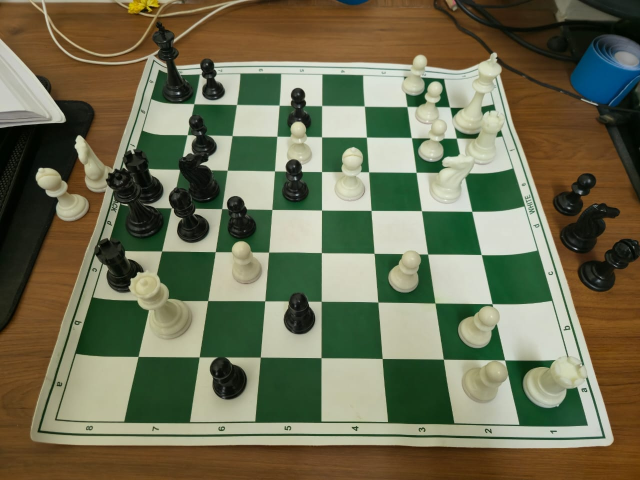
#> input picture 1.jpeg, 1280 x 960 px (shown at 1/2 size)
$ jupyter execute version3.ipynb   (shell and % lines are left out)
#> lines starting #> are read from the running program, lines starting #| are printed output that depends on the picture; after the words box and inside, x2 and y2 are one past the last pixel; in counts of white or black regions, pixels touching at a corner belong together
<a href="https://colab.research.google.com/github/Teja5164/Chess_pieces_detectionusingYOLOv8/blob/main/version3.ipynb" target="_parent"></a>

[cell 1]
import cv2
import numpy as np
import matplotlib.pyplot as plt
import chess

def show_image(img, title="Image"):
    plt.figure(figsize=(6,6))
    plt.imshow(cv2.cvtColor(img, cv2.COLOR_BGR2RGB))
    plt.title(title)
    plt.axis('off')
    plt.show()

[cell 2]
def debug_show_threshold_and_contours(img):
    gray = cv2.cvtColor(img, cv2.COLOR_BGR2GRAY)
    blur = cv2.GaussianBlur(gray, (5,5), 0)

    # Try adaptive threshold; you can switch to simple threshold if needed
    thresh = cv2.adaptiveThreshold(blur, 255, cv2.ADAPTIVE_THRESH_GAUSSIAN_C,
                                   cv2.THRESH_BINARY_INV, 11, 2)
    # Show thresholded image
    show_image(cv2.cvtColor(thresh, cv2.COLOR_GRAY2BGR), "Thresholded Image")

    contours, _ = cv2.findContours(thresh, cv2.RETR_EXTERNAL, cv2.CHAIN_APPROX_SIMPLE)
    # Draw all contours on a copy of original image
    img_contours = img.copy()
    cv2.drawContours(img_contours, contours, -1, (0,255,0), 2)
    show_image(img_contours, "All Contours")

    return contours

[cell 3]
def find_board(image):
    gray = cv2.cvtColor(image, cv2.COLOR_BGR2GRAY)
    blur = cv2.GaussianBlur(gray, (5,5), 0)
    thresh = cv2.adaptiveThreshold(blur, 255, cv2.ADAPTIVE_THRESH_GAUSSIAN_C,
                                   cv2.THRESH_BINARY_INV, 11, 2)
    cnts, _ = cv2.findContours(thresh, cv2.RETR_EXTERNAL, cv2.CHAIN_APPROX_SIMPLE)
    print(f"Total contours found: {len(cnts)}")

    big_contours = [c for c in cnts if cv2.contourArea(c) > 5000]
    big_contours = sorted(big_contours, key=cv2.contourArea, reverse=True)

    board_cnt = None

    # Try multiple approximation epsilon values for best 5 big contours
    for c in big_contours[:5]:
        peri = cv2.arcLength(c, True)
        for epsilon_factor in [0.02, 0.03, 0.04]:
            approx = cv2.approxPolyDP(c, epsilon_factor * peri, True)
            if len(approx) == 4:
                board_cnt = approx
                break
        if board_cnt is not None:
            break

    if board_cnt is None:
        print("No suitable 4-corner board contour found.")
        print("Trying fallback with largest contour bounding rect.")
        largest_contour = big_contours[0]
        x, y, w, h = cv2.boundingRect(largest_contour)
        board_cnt = np.array([
            [[x, y]],
            [[x + w, y]],
            [[x + w, y + h]],
            [[x, y + h]]
        ], dtype=np.int32)

    # Order points
    def order_points(pts):
        pts = pts.reshape(4,2)
        s = pts.sum(axis=1)
        diff = np.diff(pts, axis=1)
        ordered = np.zeros((4,2), dtype="float32")
        ordered[0] = pts[np.argmin(s)]
        ordered[2] = pts[np.argmax(s)]
        ordered[1] = pts[np.argmin(diff)]
        ordered[3] = pts[np.argmax(diff)]
        return ordered

    pts = order_points(board_cnt)
    side = max([
        np.linalg.norm(pts[0] - pts[1]),
        np.linalg.norm(pts[1] - pts[2]),
        np.linalg.norm(pts[2] - pts[3]),
        np.linalg.norm(pts[3] - pts[0]),
    ])
    dst = np.array([[0,0],[side-1,0],[side-1,side-1],[0,side-1]], dtype="float32")
    M = cv2.getPerspectiveTransform(pts, dst)
    warped = cv2.warpPerspective(image, M, (int(side), int(side)))
    return warped

[cell 4]
def split_board_into_squares(board_img):
    height, width = board_img.shape[:2]
    sq_size = height // 8
    squares = []

    for r in range(8):
        row_squares = []
        for c in range(8):
            x_start = c * sq_size
            y_start = r * sq_size
            square_img = board_img[y_start:y_start+sq_size, x_start:x_start+sq_size]
            row_squares.append(square_img)
        squares.append(row_squares)

    return squares

[cell 5]
def make_templates():
    templates = {}
    size = 50
    radius = 15

    wp = np.zeros((size, size), dtype=np.uint8)
    cv2.circle(wp, (size//2, size//2), radius, 255, -1)  # white pawn

    bp = np.zeros((size, size), dtype=np.uint8)
    cv2.circle(bp, (size//2, size//2), radius, 200, -1)  # black pawn

    templates['P'] = wp
    templates['p'] = bp

    return templates

[cell 6]
def detect_piece(sq_img, templates):
    gray = cv2.cvtColor(sq_img, cv2.COLOR_BGR2GRAY)
    blur = cv2.GaussianBlur(gray, (3, 3), 0)
    _, thresh = cv2.threshold(blur, 60, 255, cv2.THRESH_BINARY_INV)

    best_val = 0
    piece_found = None

    for piece, templ in templates.items():
        res = cv2.matchTemplate(thresh, templ, cv2.TM_CCOEFF_NORMED)
        _, max_val, _, _ = cv2.minMaxLoc(res)
        if max_val > best_val and max_val > 0.5:
            best_val = max_val
            piece_found = piece

    return piece_found if piece_found else "unknown"

[cell 7]
def make_fen(board_list):
    fen_rows = []
    for row in board_list:
        fen_row = ""
        empty_count = 0
        for sq in row:
            if sq == "unknown" or sq is None:
                empty_count += 1
            else:
                if empty_count > 0:
                    fen_row += str(empty_count)
                    empty_count = 0
                fen_row += sq
        if empty_count > 0:
            fen_row += str(empty_count)
        fen_rows.append(fen_row)

    fen = "/".join(fen_rows)
    fen += " w - - 0 1"  # placeholders for now
    return fen

[cell 8]
def process_image(image_path):
    img = cv2.imread(image_path)
    if img is None:
        raise Exception(f"Image not found: {image_path}")

    board = find_board(img)
    show_image(board, "Board Top-Down View")

    squares = split_board_into_squares(board)
    templates = make_templates()

    pieces_board = []
    for row in squares:
        row_pieces = []
        for sq in row:
            piece = detect_piece(sq, templates)
            row_pieces.append(piece)
        pieces_board.append(row_pieces)

    for r in pieces_board:
        print(r)

    fen = make_fen(pieces_board)
    print("FEN:", fen)

    try:
        chess.Board(fen)
        print("Valid FEN!")
    except Exception as e:
        print(f"FEN invalid: {e}")

    return fen

[cell 9]
from google.colab import files

uploaded_files = files.upload()  # upload your chessboard images here
#> the answer given: 1.jpeg

for fname in uploaded_files.keys():
    print(f"Processing {fname}...")
    fen_str = process_image(fname)
#> in process_image, img is the input picture: shape (960, 1280, 3); mean B, G, R 82.9, 110.1, 109.7
#> in find_board, `gray = cv2.cvtColor(image, cv2.COLOR_BGR2GRAY)`:
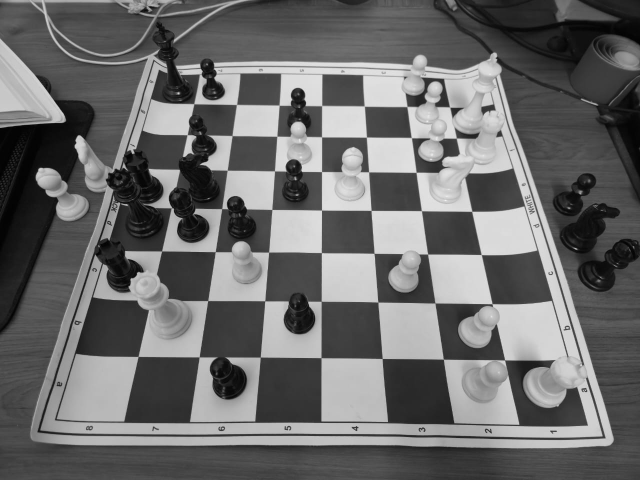
#> gray: shape (960, 1280) (shown at 1/2 size); min 0, max 248, mean 106.9
#> in find_board, `thresh = cv2.adaptiveThreshold(blur, 255, cv2.ADAPTIVE_THRESH_GAUSSIAN..`:
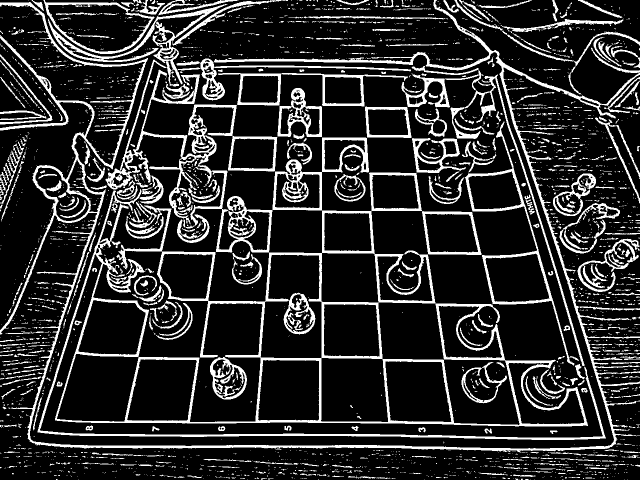
#> thresh: shape (960, 1280) (shown at 1/2 size); 17.5% white; 2835 white regions (2330 under 20 px)
#> in find_board, `cnts, _ = cv2.findContours(thresh, cv2.RETR_EXTERNAL, cv2.CHAIN_APPROX..`: cnts = 2669 contours, 2383 with area under 20; largest, box (x1, y1, x2, y2) and area: (75, 0, 1212, 880) 292567, (0, 0, 1280, 905) 34876, (930, 243, 1158, 731) 20228, (87, 0, 309, 108) 15504, (436, 146, 816, 213) 10564
#| Total contours found: 2669
#> in find_board, `big_contours = [c for c in cnts if cv2.contourArea(c) > 5000]`: big_contours = 9 contours; largest, box (x1, y1, x2, y2) and area: (75, 0, 1212, 880) 292567, (0, 0, 1280, 905) 34876, (930, 243, 1158, 731) 20228, (87, 0, 309, 108) 15504, (436, 146, 816, 213) 10564
#> the loop in find_board, `for c in big_contours[:5]:` made 2 passes
#> peri on passes 1 to 2: 20688.6, 15658.1
#> in find_board, `warped = cv2.warpPerspective(image, M, (int(side), int(side)))`:
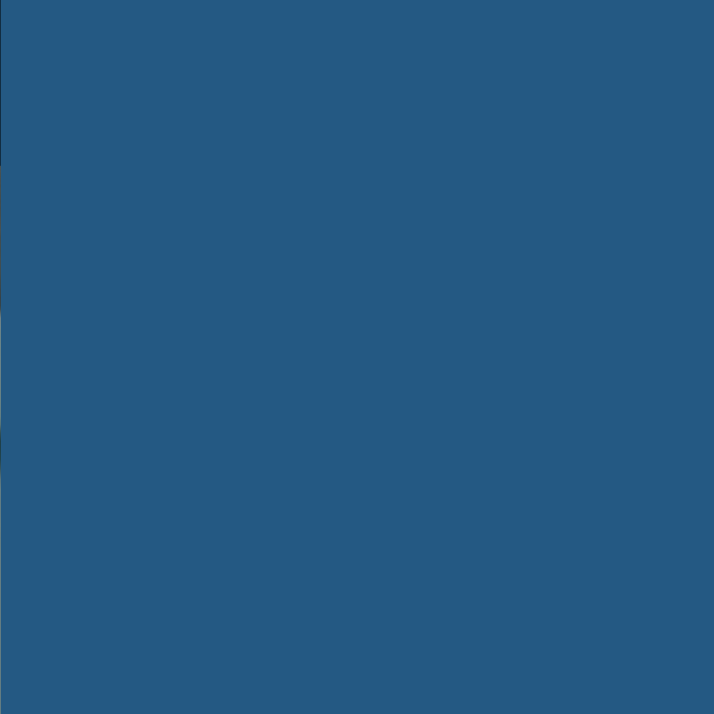
#> warped: shape (1428, 1428, 3) (shown at 1/2 size); mean B, G, R 131, 89, 36
#> after the loop in split_board_into_squares, `for r in range(8):`: squares = 8 items
#> in make_templates, `cv2.circle(wp, (size//2, size//2), radius, 255, -1)`:
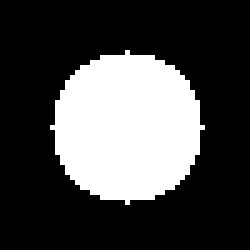
#> wp: shape (50, 50) (shown 5 times larger); 28.4% white; 1 white region, box (x1, y1, x2, y2) and area: (10, 10, 41, 41) 709
#> the loop in process_image, `for row in squares:` made 8 passes
#> pass 1, in detect_piece, `gray = cv2.cvtColor(sq_img, cv2.COLOR_BGR2GRAY)`:
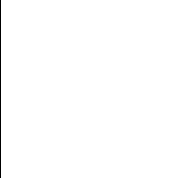
#> gray: shape (178, 178); values 0 (black) and 78 (white), 99.4% white; black in thin lines or dots, all inside (x1, y1, x2, y2) = (0, 0, 1, 178)
#> pass 1, in detect_piece, `blur = cv2.GaussianBlur(gray, (3, 3), 0)`:
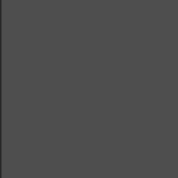
#> blur: shape (178, 178); min 39, max 78, mean 77.7
#> pass 1, in detect_piece, `_, thresh = cv2.threshold(blur, 60, 255, cv2.THRESH_BINARY_INV)`:
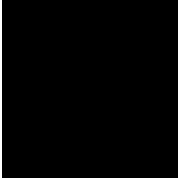
#> thresh: shape (178, 178); 1.1% white; 1 white region, box (x1, y1, x2, y2) and area: (0, 0, 2, 178) 356
#> after the loop in process_image, `for row in squares:`:
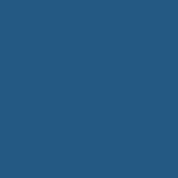
#> sq: shape (178, 178, 3); mean of channels 0, 1, 2 131, 89, 36; drawn as B, G, R
#> the loop in process_image, `for r in pieces_board:` made 8 passes
#| ['unknown', 'unknown', 'unknown', 'unknown', 'unknown', 'unknown', 'unknown', 'unknown']
#| ['unknown', 'unknown', 'unknown', 'unknown', 'unknown', 'unknown', 'unknown', 'unknown']
#| ['unknown', 'unknown', 'unknown', 'unknown', 'unknown', 'unknown', 'unknown', 'unknown']
#| ['unknown', 'unknown', 'unknown', 'unknown', 'unknown', 'unknown', 'unknown', 'unknown']
#| ['unknown', 'unknown', 'unknown', 'unknown', 'unknown', 'unknown', 'unknown', 'unknown']
#| ['unknown', 'unknown', 'unknown', 'unknown', 'unknown', 'unknown', 'unknown', 'unknown']
#| ['unknown', 'unknown', 'unknown', 'unknown', 'unknown', 'unknown', 'unknown', 'unknown']
#| ['unknown', 'unknown', 'unknown', 'unknown', 'unknown', 'unknown', 'unknown', 'unknown']
#> the loop in make_fen, `for row in board_list:` made 8 passes
#> after the loop in make_fen, `for row in board_list:`: fen_rows = ['8', '8', '8', '8', '8', '8', '8', '8']
#> in make_fen, `fen += " w - - 0 1"`: fen = '8/8/8/8/8/8/8/8 w - - 0 1'
#| FEN: 8/8/8/8/8/8/8/8 w - - 0 1
#> fen_str = '8/8/8/8/8/8/8/8 w - - 0 1'
    with open(f"/content/{fname}.fen", "w") as f:
        f.write(fen_str)

$ run again, on 3.jpeg
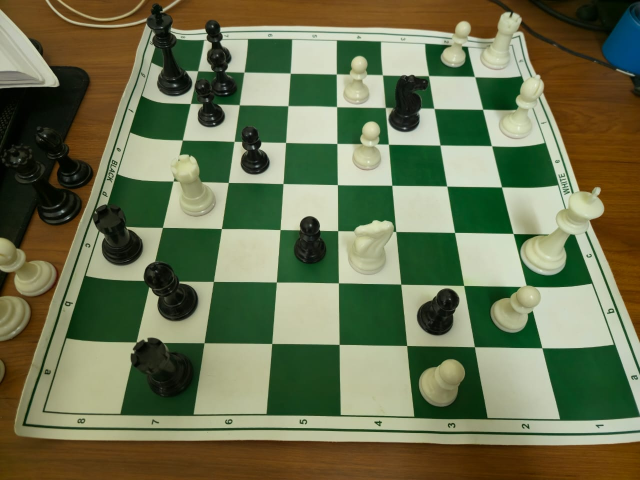
#> input picture 3.jpeg, 1280 x 960 px (shown at 1/2 size)
#> in process_image, img is the input picture: shape (960, 1280, 3); mean B, G, R 80.4, 113.7, 106.3
#> in find_board, `thresh = cv2.adaptiveThreshold(blur, 255, cv2.ADAPTIVE_THRESH_GAUSSIAN..`:
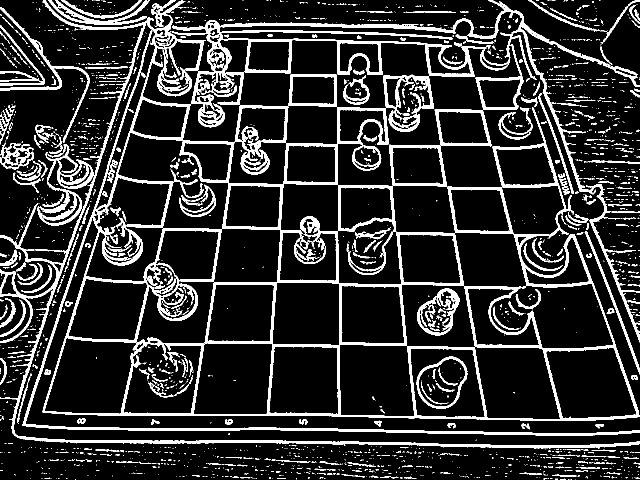
#> thresh: shape (960, 1280) (shown at 1/2 size); 15.5% white; 2270 white regions (1906 under 20 px)
#> cnts = 2001 contours, 1824 with area under 20; largest, box (x1, y1, x2, y2) and area: (0, 0, 1280, 898) 464014, (442, 0, 1280, 685) 15544, (446, 77, 973, 154) 14838, (469, 211, 577, 349) 9812, (343, 40, 905, 255) 8626
#| Total contours found: 2001
#> big_contours = 10 contours; largest, box (x1, y1, x2, y2) and area: (0, 0, 1280, 898) 464014, (442, 0, 1280, 685) 15544, (446, 77, 973, 154) 14838, (469, 211, 577, 349) 9812, (343, 40, 905, 255) 8626
#> the loop in find_board, `for c in big_contours[:5]:` made 5 passes
#> peri on passes 1 to 5: 21526.3, 5907, 1669.6, 567.6, 3286.5
#> after the loop in split_board_into_squares, `for r in range(8):`: squares = 8 items
#> wp: shape (50, 50); 28.4% white; 1 white region, box (x1, y1, x2, y2) and area: (10, 10, 41, 41) 709
#> the loop in process_image, `for row in squares:` made 8 passes
#> pass 1, in detect_piece, `blur = cv2.GaussianBlur(gray, (3, 3), 0)`:
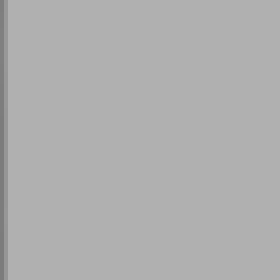
#> blur: shape (70, 70) (shown 4 times larger); min 124, max 176, mean 174.9
#> the loop in process_image, `for r in pieces_board:` made 8 passes
#| ['unknown', 'unknown', 'unknown', 'unknown', 'unknown', 'unknown', 'unknown', 'unknown']
#| ['unknown', 'unknown', 'unknown', 'unknown', 'unknown', 'unknown', 'unknown', 'unknown']
#| ['unknown', 'unknown', 'unknown', 'unknown', 'unknown', 'unknown', 'unknown', 'unknown']
#| ['unknown', 'unknown', 'unknown', 'unknown', 'unknown', 'unknown', 'unknown', 'unknown']
#| ['unknown', 'unknown', 'unknown', 'unknown', 'unknown', 'unknown', 'unknown', 'unknown']
#> (further printed lines are left out)
#> the loop in make_fen, `for row in board_list:` made 8 passes
#> after the loop in make_fen, `for row in board_list:`: fen_rows = ['8', '8', '8', '8', '8', '8', '8', '8']
#> in make_fen, `fen += " w - - 0 1"`: fen = '8/8/8/8/8/8/8/8 w - - 0 1'
#| FEN: 8/8/8/8/8/8/8/8 w - - 0 1

$ run again, on 5.jpeg
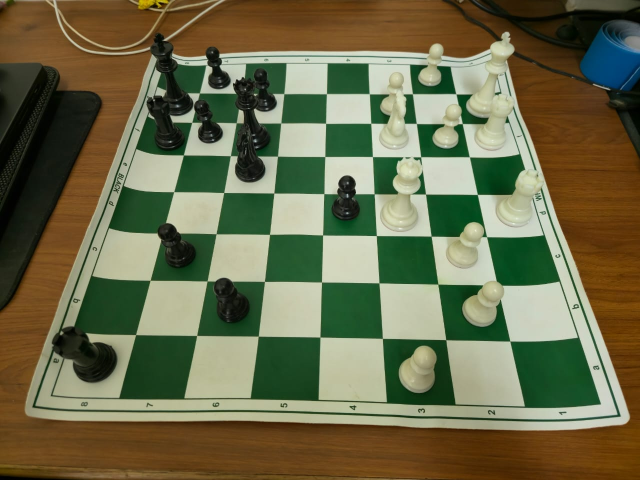
#> input picture 5.jpeg, 1280 x 960 px (shown at 1/2 size)
#> in process_image, img is the input picture: shape (960, 1280, 3); mean B, G, R 74.4, 106.5, 106.5
#> in find_board, `thresh = cv2.adaptiveThreshold(blur, 255, cv2.ADAPTIVE_THRESH_GAUSSIAN..`:
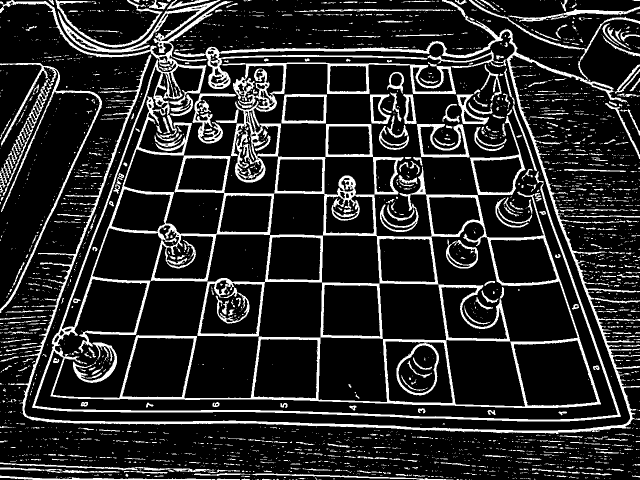
#> thresh: shape (960, 1280) (shown at 1/2 size); 15.8% white; 2975 white regions (2485 under 20 px)
#> cnts = 2788 contours, 2550 with area under 20; largest, box (x1, y1, x2, y2) and area: (0, 0, 1242, 843) 475492, (12, 0, 1280, 868) 22866, (940, 231, 1051, 390) 6908, (563, 188, 654, 247) 4923, (834, 248, 939, 315) 4073
#| Total contours found: 2788
#> big_contours = 3 contours; box (x1, y1, x2, y2) and area: (0, 0, 1242, 843) 475492, (12, 0, 1280, 868) 22866, (940, 231, 1051, 390) 6908
#> the loop in find_board, `for c in big_contours[:5]:` made 3 passes
#> peri on passes 1 to 3: 17332.4, 13431.3, 534.6
#> largest_contour = contour of 5767 points, box (x1, y1, x2, y2) (0, 0, 1242, 843), area 475492
#> x = 0; w = 1242; h = 843
#> board_cnt = [[0, 0], [1242, 0], [1242, 843], [0, 843]]
#> s = [0, 1242, 2085, 843]
#> diff = [0, -1242, -399, 843]
#> in find_board, `pts = order_points(board_cnt)`: pts = [[0, 0], [1242, 0], [1242, 843], [0, 843]]
#> side = 1242
#> dst = [[0, 0], [1241, 0], [1241, 1241], [0, 1241]]
#> M = [[0.999, 0, 0], [0, 1.47, 0], [0, 0, 1]]
#> after the loop in split_board_into_squares, `for r in range(8):`: squares = 8 items
#> wp: shape (50, 50); 28.4% white; 1 white region, box (x1, y1, x2, y2) and area: (10, 10, 41, 41) 709
#> the loop in process_image, `for row in squares:` made 8 passes
#> after the loop in process_image, `for row in squares:`:
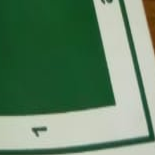
#> sq: shape (155, 155, 3); mean of channels 0, 1, 2 103.6, 132.3, 100; drawn as B, G, R
#> the loop in process_image, `for r in pieces_board:` made 8 passes
#> (printed output is left out)
#> the loop in make_fen, `for row in board_list:` made 8 passes
#> row on pass 2: ['unknown', 'unknown', 'p', 'P', 'p', 'p', 'P', 'unknown']
#> after the loop in make_fen, `for row in board_list:`: fen_rows = ['8', '2pPppP1', '5p2', '3pP3', '6Pp', '8', '5p2', '8']
#> in make_fen, `fen += " w - - 0 1"`: fen = '8/2pPppP1/5p2/3pP3/6Pp/8/5p2/8 w - - 0 1'
#| FEN: 8/2pPppP1/5p2/3pP3/6Pp/8/5p2/8 w - - 0 1
